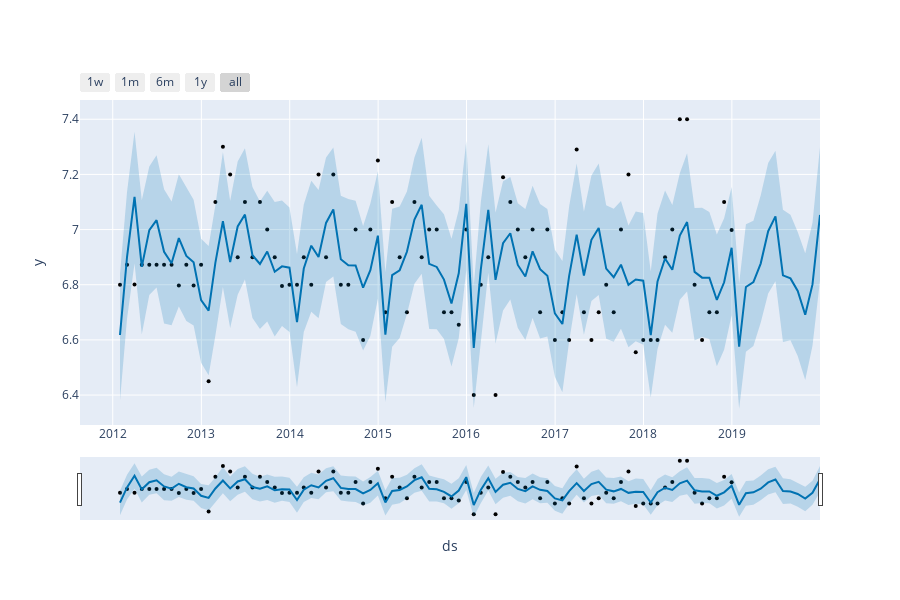

The cell this chart's notebook holds for it:
### Code cell
# alternative use plotly interactive model
plot_plotly(model, predict)
